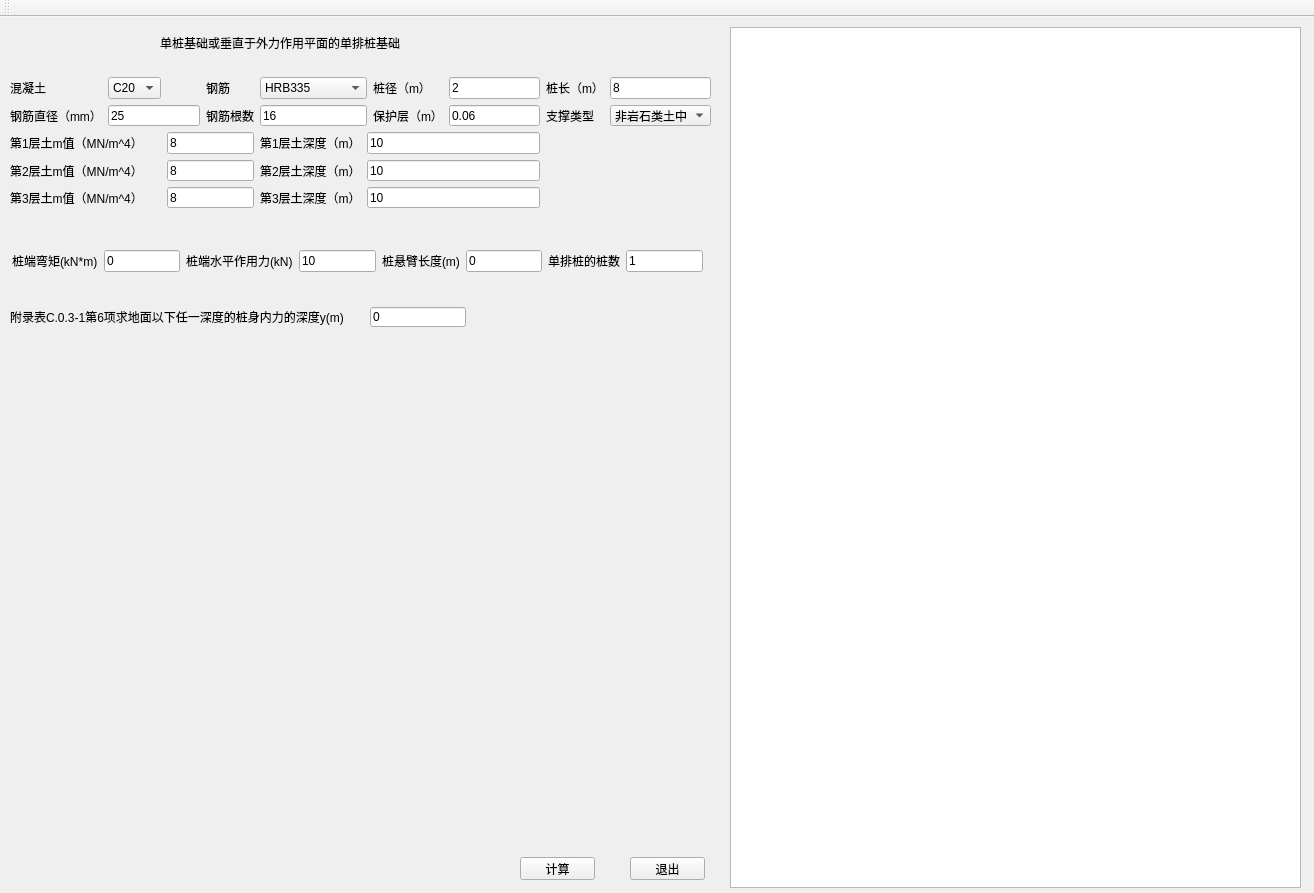
<?xml version="1.0" encoding="UTF-8"?>
<ui version="4.0">
 <class>MainWindow</class>
 <widget class="QMainWindow" name="MainWindow">
  <property name="geometry">
   <rect>
    <x>0</x>
    <y>0</y>
    <width>1314</width>
    <height>893</height>
   </rect>
  </property>
  <property name="windowTitle">
   <string>MainWindow</string>
  </property>
  <property name="styleSheet">
   <string notr="true">selection-background-color: qconicalgradient(cx:0, cy:0, angle:135, stop:0 rgba(255, 255, 0, 69), stop:0.375 rgba(255, 255, 0, 69), stop:0.423533 rgba(251, 255, 0, 145), stop:0.45 rgba(247, 255, 0, 208), stop:0.477581 rgba(255, 244, 71, 130), stop:0.518717 rgba(255, 218, 71, 130), stop:0.55 rgba(255, 255, 0, 255), stop:0.57754 rgba(255, 203, 0, 130), stop:0.625 rgba(255, 255, 0, 69), stop:1 rgba(255, 255, 0, 69));</string>
  </property>
  <widget class="QWidget" name="centralwidget">
   <widget class="QTextBrowser" name="textBrowser">
    <property name="geometry">
     <rect>
      <x>730</x>
      <y>10</y>
      <width>571</width>
      <height>861</height>
     </rect>
    </property>
   </widget>
   <widget class="QPushButton" name="cal">
    <property name="geometry">
     <rect>
      <x>520</x>
      <y>840</y>
      <width>75</width>
      <height>23</height>
     </rect>
    </property>
    <property name="text">
     <string>计算</string>
    </property>
   </widget>
   <widget class="QPushButton" name="exitp">
    <property name="geometry">
     <rect>
      <x>630</x>
      <y>840</y>
      <width>75</width>
      <height>23</height>
     </rect>
    </property>
    <property name="text">
     <string>退出</string>
    </property>
   </widget>
   <widget class="QLabel" name="label_16">
    <property name="geometry">
     <rect>
      <x>160</x>
      <y>10</y>
      <width>431</width>
      <height>31</height>
     </rect>
    </property>
    <property name="styleSheet">
     <string notr="true">font: 9pt &quot;微软雅黑&quot;;
font: 14pt &quot;AcadEref&quot;;
</string>
    </property>
    <property name="text">
     <string>单桩基础或垂直于外力作用平面的单排桩基础</string>
    </property>
   </widget>
   <widget class="QWidget" name="layoutWidget_5">
    <property name="geometry">
     <rect>
      <x>10</x>
      <y>60</y>
      <width>701</width>
      <height>131</height>
     </rect>
    </property>
    <layout class="QGridLayout" name="gridLayout_6">
     <item row="0" column="0">
      <widget class="QLabel" name="ei_28">
       <property name="text">
        <string>混凝土</string>
       </property>
      </widget>
     </item>
     <item row="0" column="1">
      <widget class="QComboBox" name="comboBox_7">
       <property name="currentIndex">
        <number>1</number>
       </property>
       <item>
        <property name="text">
         <string>C15</string>
        </property>
       </item>
       <item>
        <property name="text">
         <string>C20</string>
        </property>
       </item>
       <item>
        <property name="text">
         <string>C25</string>
        </property>
       </item>
       <item>
        <property name="text">
         <string>C30</string>
        </property>
       </item>
       <item>
        <property name="text">
         <string>C35</string>
        </property>
       </item>
       <item>
        <property name="text">
         <string>C40</string>
        </property>
       </item>
       <item>
        <property name="text">
         <string>C45</string>
        </property>
       </item>
       <item>
        <property name="text">
         <string>C50</string>
        </property>
       </item>
       <item>
        <property name="text">
         <string>C55</string>
        </property>
       </item>
       <item>
        <property name="text">
         <string>C60</string>
        </property>
       </item>
       <item>
        <property name="text">
         <string>C65</string>
        </property>
       </item>
       <item>
        <property name="text">
         <string>C70</string>
        </property>
       </item>
       <item>
        <property name="text">
         <string>C75</string>
        </property>
       </item>
       <item>
        <property name="text">
         <string>C80</string>
        </property>
       </item>
      </widget>
     </item>
     <item row="0" column="3">
      <widget class="QLabel" name="ei_29">
       <property name="text">
        <string>钢筋</string>
       </property>
      </widget>
     </item>
     <item row="0" column="4" colspan="2">
      <widget class="QComboBox" name="comboBox_8">
       <property name="currentIndex">
        <number>1</number>
       </property>
       <item>
        <property name="text">
         <string>HPB300</string>
        </property>
       </item>
       <item>
        <property name="text">
         <string>HRB335</string>
        </property>
       </item>
       <item>
        <property name="text">
         <string>HRB400</string>
        </property>
       </item>
       <item>
        <property name="text">
         <string>HRBF400</string>
        </property>
       </item>
       <item>
        <property name="text">
         <string>RRB400</string>
        </property>
       </item>
       <item>
        <property name="text">
         <string>HRB500</string>
        </property>
       </item>
       <item>
        <property name="text">
         <string>HRBF500</string>
        </property>
       </item>
      </widget>
     </item>
     <item row="0" column="6">
      <widget class="QLabel" name="ei_30">
       <property name="text">
        <string>桩径（m）</string>
       </property>
      </widget>
     </item>
     <item row="0" column="7">
      <widget class="QLineEdit" name="pileD_20">
       <property name="text">
        <string>2</string>
       </property>
      </widget>
     </item>
     <item row="0" column="8">
      <widget class="QLabel" name="ei_31">
       <property name="text">
        <string>桩长（m）</string>
       </property>
      </widget>
     </item>
     <item row="0" column="9">
      <widget class="QLineEdit" name="pileD_21">
       <property name="text">
        <string>8</string>
       </property>
      </widget>
     </item>
     <item row="1" column="0">
      <widget class="QLabel" name="alpha_5">
       <property name="text">
        <string>钢筋直径（mm）</string>
       </property>
      </widget>
     </item>
     <item row="1" column="1" colspan="2">
      <widget class="QLineEdit" name="gjd_3">
       <property name="text">
        <string>25</string>
       </property>
      </widget>
     </item>
     <item row="1" column="3">
      <widget class="QLabel" name="alpha_6">
       <property name="text">
        <string>钢筋根数</string>
       </property>
      </widget>
     </item>
     <item row="1" column="4" colspan="2">
      <widget class="QLineEdit" name="gjn_3">
       <property name="text">
        <string>16</string>
       </property>
      </widget>
     </item>
     <item row="1" column="6">
      <widget class="QLabel" name="ei_32">
       <property name="text">
        <string>保护层（m）</string>
       </property>
      </widget>
     </item>
     <item row="1" column="7">
      <widget class="QLineEdit" name="safe_3">
       <property name="text">
        <string>0.06</string>
       </property>
      </widget>
     </item>
     <item row="1" column="8">
      <widget class="QLabel" name="ei_33">
       <property name="text">
        <string>支撑类型</string>
       </property>
      </widget>
     </item>
     <item row="1" column="9">
      <widget class="QComboBox" name="comboBox_9">
       <property name="currentIndex">
        <number>0</number>
       </property>
       <item>
        <property name="text">
         <string>非岩石类土中</string>
        </property>
       </item>
       <item>
        <property name="text">
         <string>基岩石表面</string>
        </property>
       </item>
       <item>
        <property name="text">
         <string>嵌固于基岩</string>
        </property>
       </item>
      </widget>
     </item>
     <item row="2" column="0" colspan="2">
      <widget class="QLabel" name="label_17">
       <property name="text">
        <string>第1层土m值（MN/m^4）</string>
       </property>
      </widget>
     </item>
     <item row="2" column="2" colspan="2">
      <widget class="QLineEdit" name="lineEdit_13">
       <property name="text">
        <string>8</string>
       </property>
      </widget>
     </item>
     <item row="2" column="4">
      <widget class="QLabel" name="label_18">
       <property name="text">
        <string>第1层土深度（m）</string>
       </property>
      </widget>
     </item>
     <item row="2" column="5" colspan="3">
      <widget class="QLineEdit" name="lineEdit_14">
       <property name="text">
        <string>10</string>
       </property>
      </widget>
     </item>
     <item row="3" column="0" colspan="2">
      <widget class="QLabel" name="label_19">
       <property name="text">
        <string>第2层土m值（MN/m^4）</string>
       </property>
      </widget>
     </item>
     <item row="3" column="2" colspan="2">
      <widget class="QLineEdit" name="lineEdit_15">
       <property name="text">
        <string>8</string>
       </property>
      </widget>
     </item>
     <item row="3" column="4">
      <widget class="QLabel" name="label_20">
       <property name="text">
        <string>第2层土深度（m）</string>
       </property>
      </widget>
     </item>
     <item row="3" column="5" colspan="3">
      <widget class="QLineEdit" name="lineEdit_16">
       <property name="text">
        <string>10</string>
       </property>
      </widget>
     </item>
     <item row="4" column="0" colspan="2">
      <widget class="QLabel" name="label_21">
       <property name="text">
        <string>第3层土m值（MN/m^4）</string>
       </property>
      </widget>
     </item>
     <item row="4" column="2" colspan="2">
      <widget class="QLineEdit" name="lineEdit_17">
       <property name="text">
        <string>8</string>
       </property>
      </widget>
     </item>
     <item row="4" column="4">
      <widget class="QLabel" name="label_22">
       <property name="text">
        <string>第3层土深度（m）</string>
       </property>
      </widget>
     </item>
     <item row="4" column="5" colspan="3">
      <widget class="QLineEdit" name="lineEdit_18">
       <property name="text">
        <string>10</string>
       </property>
      </widget>
     </item>
    </layout>
   </widget>
   <widget class="QLineEdit" name="pileD_19">
    <property name="geometry">
     <rect>
      <x>370</x>
      <y>290</y>
      <width>96</width>
      <height>20</height>
     </rect>
    </property>
    <property name="text">
     <string>0</string>
    </property>
   </widget>
   <widget class="QLabel" name="ei_27">
    <property name="geometry">
     <rect>
      <x>10</x>
      <y>290</y>
      <width>341</width>
      <height>20</height>
     </rect>
    </property>
    <property name="text">
     <string>附录表C.0.3-1第6项求地面以下任一深度的桩身内力的深度y(m)</string>
    </property>
   </widget>
   <widget class="QWidget" name="layoutWidget_4">
    <property name="geometry">
     <rect>
      <x>12</x>
      <y>233</y>
      <width>691</width>
      <height>22</height>
     </rect>
    </property>
    <layout class="QGridLayout" name="gridLayout_5">
     <item row="0" column="0">
      <widget class="QLabel" name="ei_23">
       <property name="text">
        <string>桩端弯矩(kN*m)</string>
       </property>
      </widget>
     </item>
     <item row="0" column="1">
      <widget class="QLineEdit" name="pileD_15">
       <property name="text">
        <string>0</string>
       </property>
      </widget>
     </item>
     <item row="0" column="2">
      <widget class="QLabel" name="ei_24">
       <property name="text">
        <string>桩端水平作用力(kN)</string>
       </property>
      </widget>
     </item>
     <item row="0" column="3">
      <widget class="QLineEdit" name="pileD_16">
       <property name="text">
        <string>10</string>
       </property>
      </widget>
     </item>
     <item row="0" column="4">
      <widget class="QLabel" name="ei_25">
       <property name="text">
        <string>桩悬臂长度(m)</string>
       </property>
      </widget>
     </item>
     <item row="0" column="5">
      <widget class="QLineEdit" name="pileD_17">
       <property name="text">
        <string>0</string>
       </property>
      </widget>
     </item>
     <item row="0" column="6">
      <widget class="QLabel" name="ei_26">
       <property name="text">
        <string>单排桩的桩数</string>
       </property>
      </widget>
     </item>
     <item row="0" column="7">
      <widget class="QLineEdit" name="pileD_18">
       <property name="text">
        <string>1</string>
       </property>
      </widget>
     </item>
    </layout>
   </widget>
  </widget>
  <widget class="QToolBar" name="toolBar">
   <property name="windowTitle">
    <string>toolBar</string>
   </property>
   <attribute name="toolBarArea">
    <enum>TopToolBarArea</enum>
   </attribute>
   <attribute name="toolBarBreak">
    <bool>false</bool>
   </attribute>
  </widget>
 </widget>
 <resources/>
 <connections>
  <connection>
   <sender>cal</sender>
   <signal>clicked()</signal>
   <receiver>MainWindow</receiver>
   <slot>close()</slot>
   <hints>
    <hint type="sourcelabel">
     <x>557</x>
     <y>863</y>
    </hint>
    <hint type="destinationlabel">
     <x>652</x>
     <y>447</y>
    </hint>
   </hints>
  </connection>
  <connection>
   <sender>exitp</sender>
   <signal>clicked()</signal>
   <receiver>MainWindow</receiver>
   <slot>close()</slot>
   <hints>
    <hint type="sourcelabel">
     <x>667</x>
     <y>863</y>
    </hint>
    <hint type="destinationlabel">
     <x>652</x>
     <y>447</y>
    </hint>
   </hints>
  </connection>
 </connections>
</ui>
